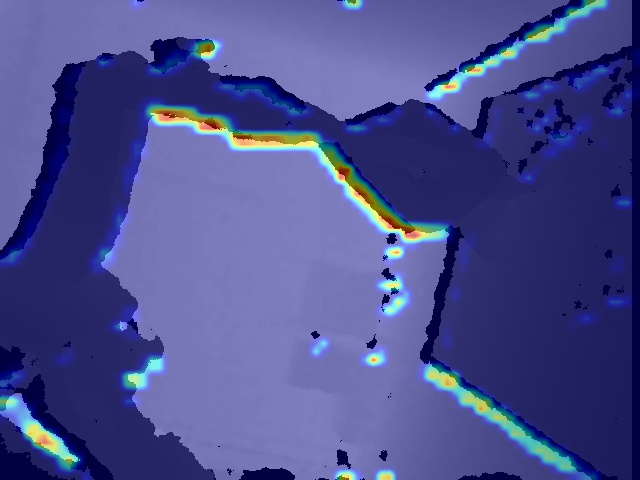
#> input picture img/gradcam_images/depth_1.jpg, 640 x 480 px
$ python show.py
#> lines starting #> are read from the running program, lines starting #| are printed output that depends on the picture
import matplotlib.pyplot as plt
import matplotlib.image as mpimg

img0 = mpimg.imread('depth_1.jpg')
#> img0 is the input picture: shape (480, 640, 3); mean R, G, B 74.8, 78.5, 141.6
img1 = mpimg.imread('depth_2.jpg')
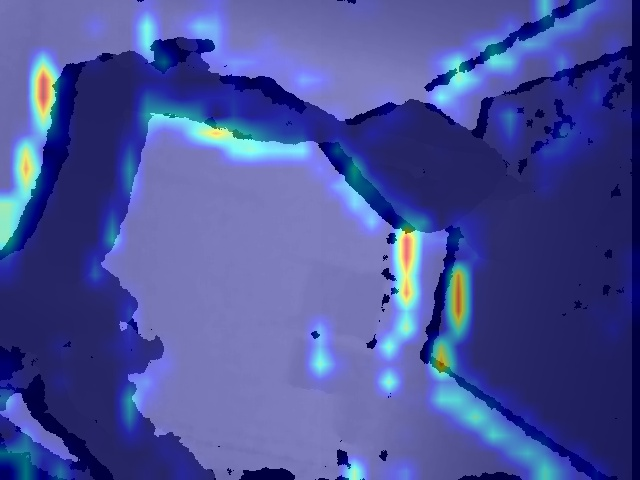
#> input picture img/gradcam_images/depth_2.jpg, 640 x 480 px
#> img1 is the input picture: shape (480, 640, 3); mean R, G, B 73.7, 82.1, 154.3
img2 = mpimg.imread('depth_3.jpg')
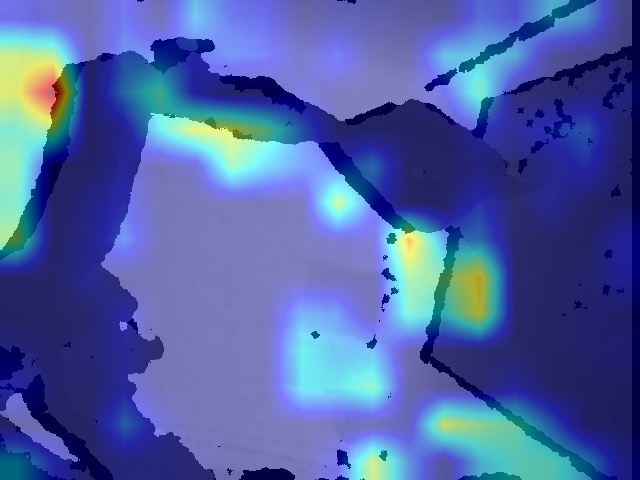
#> input picture img/gradcam_images/depth_3.jpg, 640 x 480 px
#> img2 is the input picture: shape (480, 640, 3); mean R, G, B 77, 96.9, 164.8
img3 = mpimg.imread('depth_4.jpg')
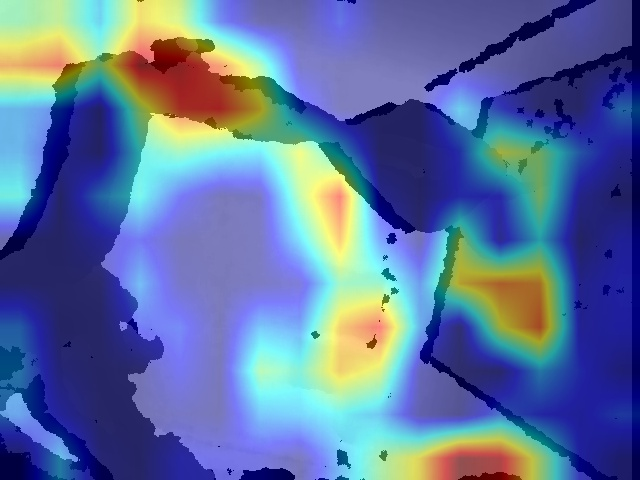
#> input picture img/gradcam_images/depth_4.jpg, 640 x 480 px
#> img3 is the input picture: shape (480, 640, 3); mean R, G, B 93, 115, 159.7

img4 = mpimg.imread('masked_1.jpg')
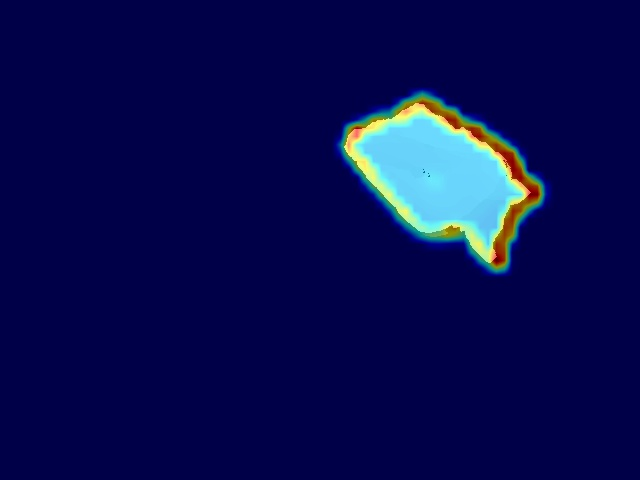
#> input picture img/gradcam_images/masked_1.jpg, 640 x 480 px
#> img4 is the input picture: shape (480, 640, 3); mean R, G, B 8.3, 13.4, 80
img5 = mpimg.imread('masked_2.jpg')
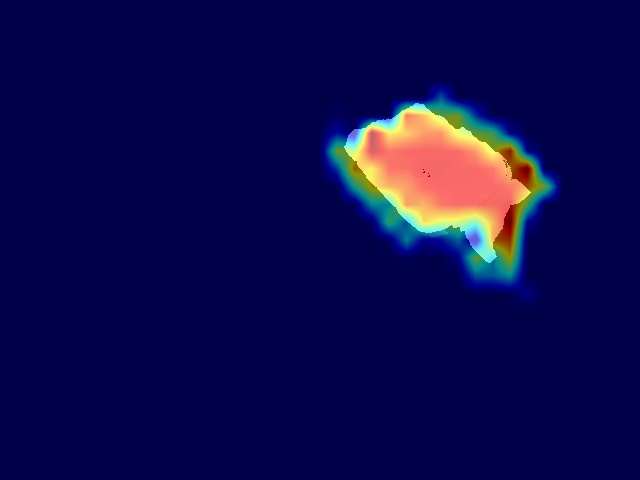
#> input picture img/gradcam_images/masked_2.jpg, 640 x 480 px
#> img5 is the input picture: shape (480, 640, 3); mean R, G, B 13.3, 11.8, 76.4
#> (the run stopped early here; a loop or call above may not have finished)
